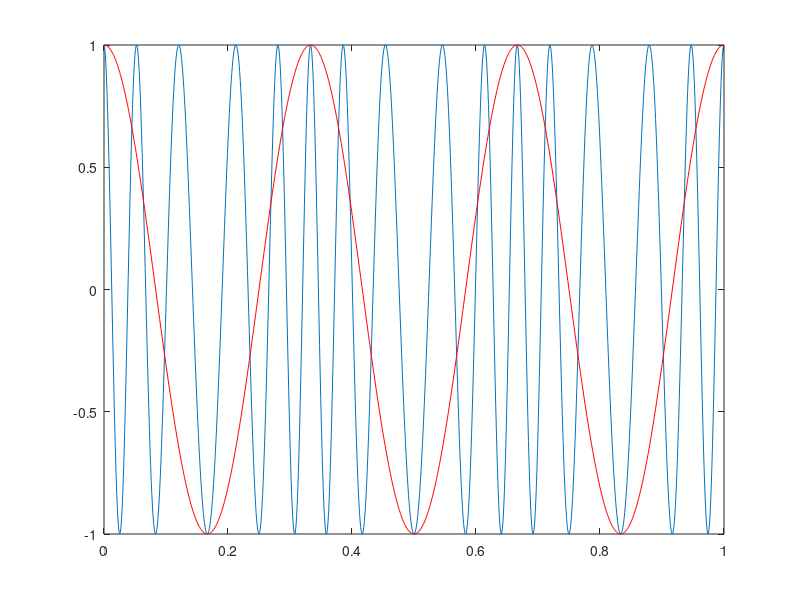
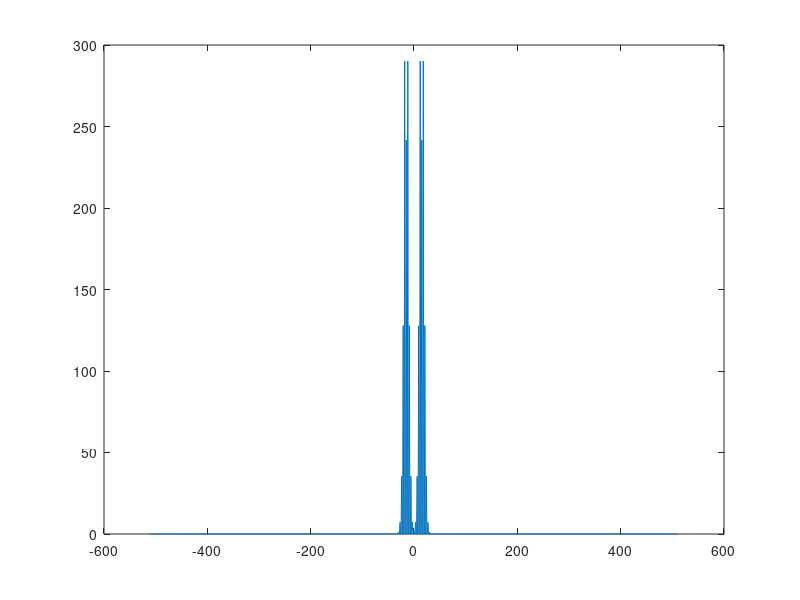

MATLAB code to generate these figures, in order:
Fs=1024;
N=1024;
fi=3;
F0=15;
wd=3*pi*pi;
t=[0:N-1]/Fs;
smi=cumsum(cos(2*pi*fi*t));
integral=smi*1/Fs;
integral=integral*wd;
I=cos(integral);
Q=sin(integral);
s=I.*cos(2*pi*F0*t)-Q.*sin(2*pi*F0*t);
figure
plot(t,s);
hold on
plot(t,cos(2*pi*fi*t),'r')
hold off
figure
ff = [-length(s)/2:length(s)/2-1]*Fs/N;
plot(ff,abs(fftshift(fft(s))))